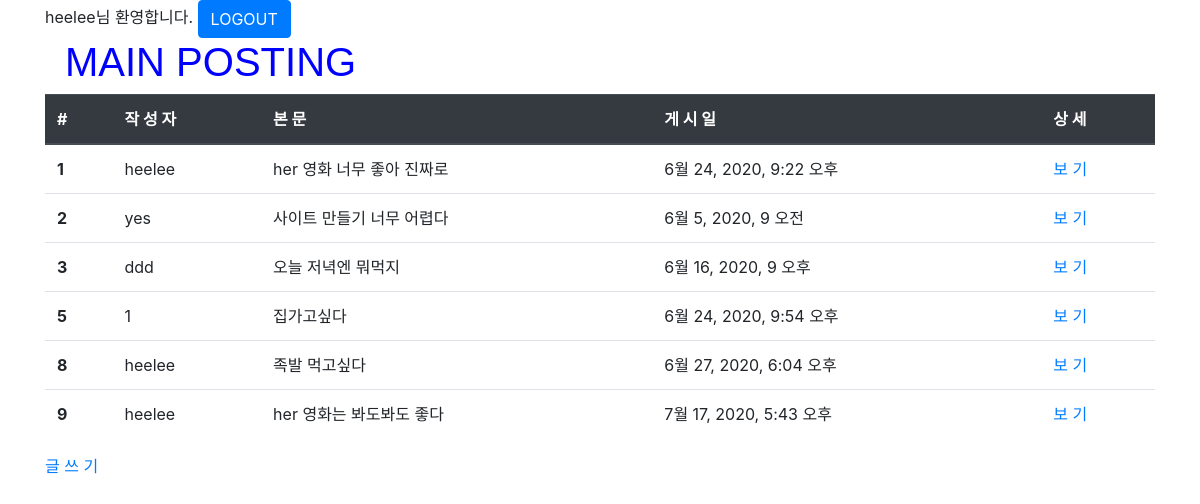
The page /posts/ (signed in) on the database its author committed.
### posts/models.py (models this page shows, shortened)
class Post(models.Model):
    user = models.ForeignKey(User, on_delete=models.CASCADE, null=False)
    body = models.TextField()
    image = models.ImageField(upload_to='posts', null=True)
    created_at = models.DateTimeField()
    liked_users = models.ManyToManyField(User, related_name='liked_posts')

### posts/views.py (the view)
# urls.py: path('', views.index, name='index'),
def index(request):
    posts = Post.objects.all()
    context = { 'posts' : posts }
    return render(request, 'posts/index.html', context)

### posts/templates/posts/index.html
{% extends 'base.html' %}
{% load static %}
{% block style %}
        <link rel="stylesheet" href="{% static 'posts/style.css' %}" type="text/css" />
{% endblock %}
{% block content %}
    <div class = "container">
        <h1>MAIN POSTING</h1>
        {% if posts %}
            <table class="table">
                <thead class="thead-dark">
                    <th>#</th>
                    <th>작 성 자</th>
                    <th>본 문</th>
                    <th>게 시 일</th>
                    <th>상 세</th>
                </thead>
                <tbody>
                    {% for post in posts %}
                        <tr>
                            <th>{{ post.id }}</th>
                            <td>{{ post.user.get_username }}</td>
                            <td>{{ post.body }}</td>
                            <td>{{ post.created_at }}</td>
                            <td><a href="{% url 'posts:detail' post.id %}">보 기</a></td>
                        </tr>
                    {% endfor %}
                </tbody>
            </table>
        {% else %}
            <p> No Posts </p>
        {% endif %}
        <a href="{% url 'posts:new' %}">글 쓰 기</a>
    </div>
{% endblock %}

### templates/base.html (shortened to what this page needs)
{% load static %}
<!DOCTYPE html>
<html>
    <head>
        <link rel="stylesheet" href="{% static 'posts/style.css' %}" type="text/css" />
        <link rel="stylesheet" href="https://stackpath.bootstrapcdn.com/bootstrap/4.5.0/css/bootstrap.min.css">
        {% block style %}
        {% endblock %}
    </head>
    <body>
         {% if user.is_authenticated %}
            <div class="container">
                <form action="{% url 'accounts:logout' %}" method="POST">
                    {{ user.get_username }}님 환영합니다.
                    <button type="submit" class="btn btn-primary">LOGOUT</button>
                </form>
            </div>
        {% endif %}
        {% block content %}
        {% endblock %}
    </body>
</html>

### posts/static/posts/style.css (style rules this page uses)
h1 { font-family: 'Noto Sans KR', sans-serif; color: blue; position: relative; left: 20px; }

### rows shown on the page
Post: id "1", user.get_username "heelee", body "her 영화 너무 좋아 진짜로", created_at "6월 24, 2020, 9:22 오후"
Post: id "2", user.get_username "yes", body "사이트 만들기 너무 어렵다", created_at "6월 5, 2020, 9 오전"
Post: id "3", user.get_username "ddd", body "오늘 저녁엔 뭐먹지", created_at "6월 16, 2020, 9 오후"
Post: id "5", user.get_username "1", body "집가고싶다", created_at "6월 24, 2020, 9:54 오후"
Post: id "8", user.get_username "heelee", body "족발 먹고싶다", created_at "6월 27, 2020, 6:04 오후"
Post: id "9", user.get_username "heelee", body "her 영화는 봐도봐도 좋다", created_at "7월 17, 2020, 5:43 오후"

### other values the page prints
{{ user.get_username }} "heelee"
